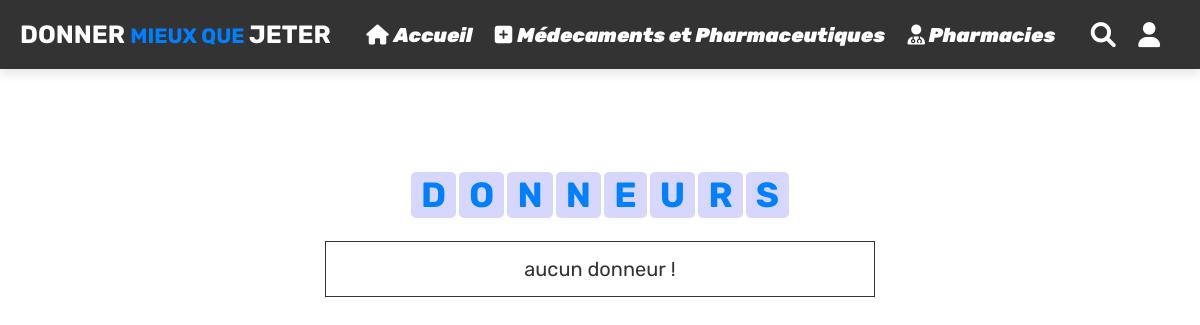
The page /donneurs.php on the database as committed earlier.
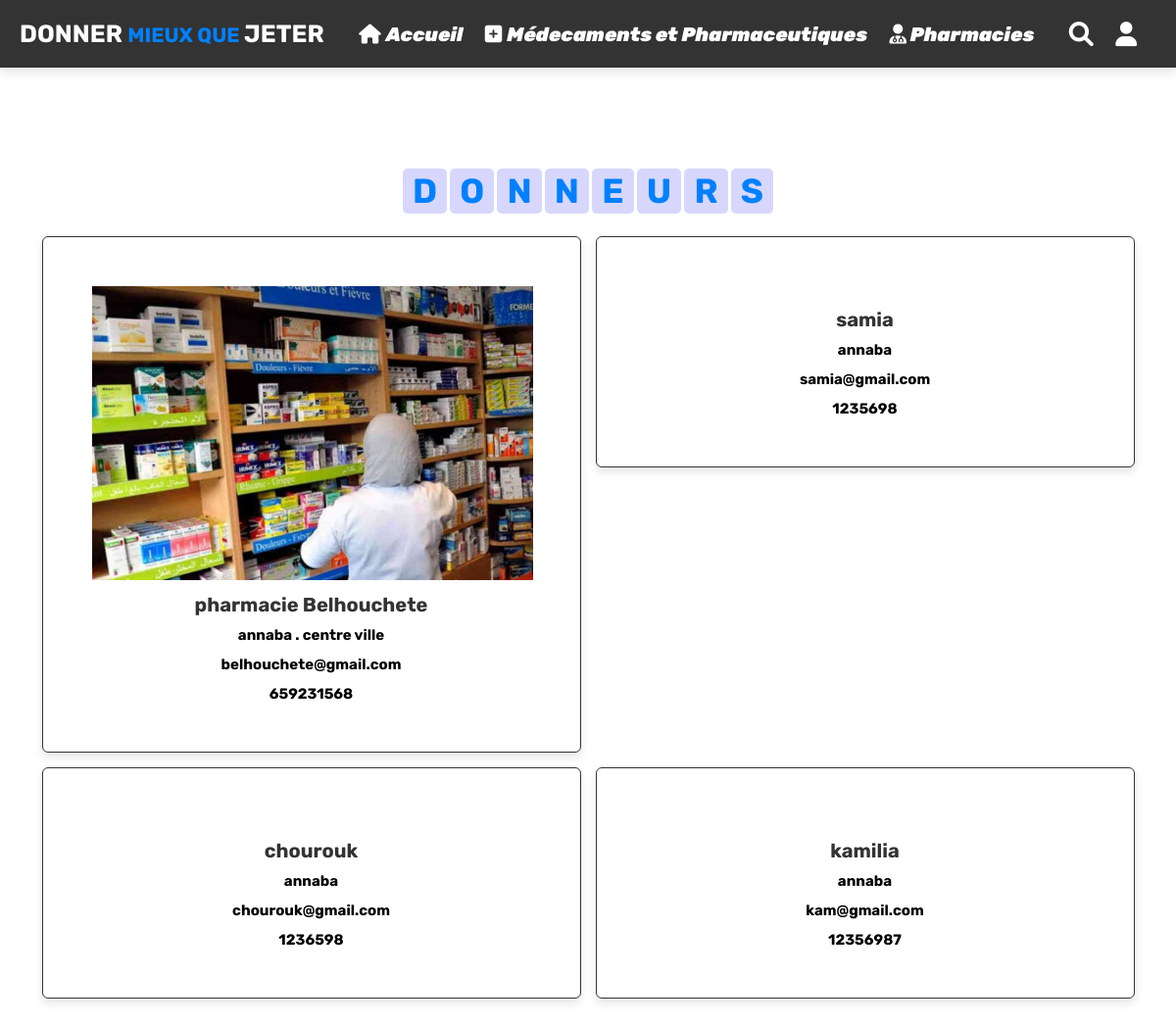
The same page on the database as committed later.
### tables this page shows
CREATE TABLE `donneur` (
  `id` int(11) NOT NULL,
  `name` varchar(30) NOT NULL,
  `email` varchar(30) NOT NULL,
  `pass` varchar(255) NOT NULL,
  `image` varchar(100) NOT NULL,
  `adress` varchar(100) NOT NULL,
  `numero` int(10) NOT NULL,
  `unique_id` int(11) NOT NULL
);

### donneurs.php (the view, shortened to what this page needs)
<!DOCTYPE html>
<html lang="en">
<head>
   <link rel="stylesheet" href="https://cdnjs.cloudflare.com/ajax/libs/font-awesome/6.0.0/css/all.min.css">
   <link rel="stylesheet" href="css/style.css">
</head>
<body>
<?php include 'header.php'; ?>
<?php
include 'configg.php';
	?>
<div class="heading">
<section class="products">
<div class="heading">
<h1 class="heading">
        <span>D</span>
        <span>O</span>
        <span>N</span>
        <span>N</span>
        <span>E</span>
        <span>U</span>
        <span>R</span>
        <span>S</span>
    </h1>
   <div class="box-container">
   <?php
         $select_products = mysqli_query($conn, "SELECT * FROM `donneur` WHERE email !='admin1@gmail.com' ") or die('query failed');
         if(mysqli_num_rows($select_products) > 0){
            while($result = mysqli_fetch_assoc($select_products)){
      ?>
       <form action="" method="post" class="box">
      <img class="image" src="uploaded_img/<?php echo $result['image']; ?>" alt="">
      <h1 class="name"><?php echo $result['name']; ?></h1>
      <h1 class="adress"><?php echo $result['adress']; ?></h1>
      <br>
      <h1 class="email"><?php echo $result['email']; ?></h1>
      <br>
      <h1 class="numero"><?php echo $result['numero']; ?></h1>
     </form>
      <?php
         }
      }else{
         echo '<p class="empty"> aucun donneur ! </p>';
      }
      ?>
   </div>
</section>
</body>
</html>

### header.php (shortened to what this page needs)
<header class="header">
   <div class="header-2">
      <div class="flex">
         <a href="#" class="logo"> Donner <small> mieux que </small> Jeter </a>
         <nav class="navbar">
            <a href="home2.php" class="fa-solid fa-house"> <i>Accueil</i>  </a>
            <a href="medicaments&pharmaceutiques.php" class="fa fa-plus-square"> <i> Médecaments et Pharmaceutiques</i></a>
            <a href="donneurs.php"class="fa fa-user-md" ><i> Pharmacies</i></a>
         </nav>
            <div class="icons">
            <a href="search_page.php" class="fas fa-search"></a>
            <a href="login.php" class="fa-solid fa-user"></a>
            </div>
      </div>
      </div>
</header>

### style.css (style rules this page uses)
:root { --bleau:#0080ff; --black:#333; --bg-color:#eee; --bleau:#0080ff; --red:#333; --orange:#333; --black:#333; --white:#fff; --light-color:#666; --light-white:#ccc; --light-bg:#f5f5f5; --border:.1rem solid var(--black); --box-shadow:0 .5rem 1rem rgba(0,0,0,.1); }
* { font-family: 'Rubik', sans-serif; margin:0; padding:0; box-sizing: border-box; outline: none; border:none; text-decoration: none; transition:all .2s linear; }
html { font-size: 62.5%; overflow-x: hidden; }
section { padding:3rem 2rem; }
.heading { text-align: center; padding:2.5rem 0 }
.heading span { font-size: 3.5rem; background:rgba(55, 55, 249,0.2); color:var(--bleau); border-radius: .5rem; padding:.2rem 1rem; }
.header .header-2 { background-color: var(--black); box-shadow: var(--box-shadow); }
.header .header-2 .flex { padding:2rem; display: flex; align-items: center; justify-content: space-between; max-width: 1200px; margin:0 auto; position: relative; }
.header .header-2 .flex .logo { font-size: 2.5rem; font-weight: bolder; color:#fff; text-transform: uppercase; }
.header .logo small { color:var(--bleau); }
.header .header-2 .flex .navbar a { margin:0 1rem; font-size: 2rem; color:var(--white); }
.header .header-2 .icons a { font-size: 2.5rem; color: #fff; cursor: pointer; margin-right: 2rem; }
.products .box-container { max-width: 1200px; margin:0 auto; display: grid; grid-template-columns: repeat(auto-fit, 55rem); align-items: flex-start; gap:1.5rem; justify-content: center; }
.products .box-container .box { border-radius: .6rem; background-color: var(--white); box-shadow: var(--box-shadow); padding:5rem; text-align: center; border:var(--border); position: relative; }
.products .box-container .box .image { height: 30rem; }
.products .box-container .box .name { padding:1rem 0; font-size: 2rem; color:var(--black); }
.empty { padding:1.5rem; text-align: center; border:var(--border); background-color: var(--white); color:var(--red); font-size: 2rem; }

Rows that differ between the two databases and show on the page:
added donneur: image (picture), name "pharmacie Belhouchete", adress "annaba . centre ville", email "belhouchete@gmail.com", numero "659231568"
added donneur: name "samia", adress "annaba", email "samia@gmail.com", numero "1235698"
added donneur: name "chourouk", adress "annaba", email "chourouk@gmail.com", numero "1236598"
added donneur: name "kamilia", adress "annaba", email "kam@gmail.com", numero "12356987"
Other text that changed with them:
text no longer shown: "aucun donneur !"
